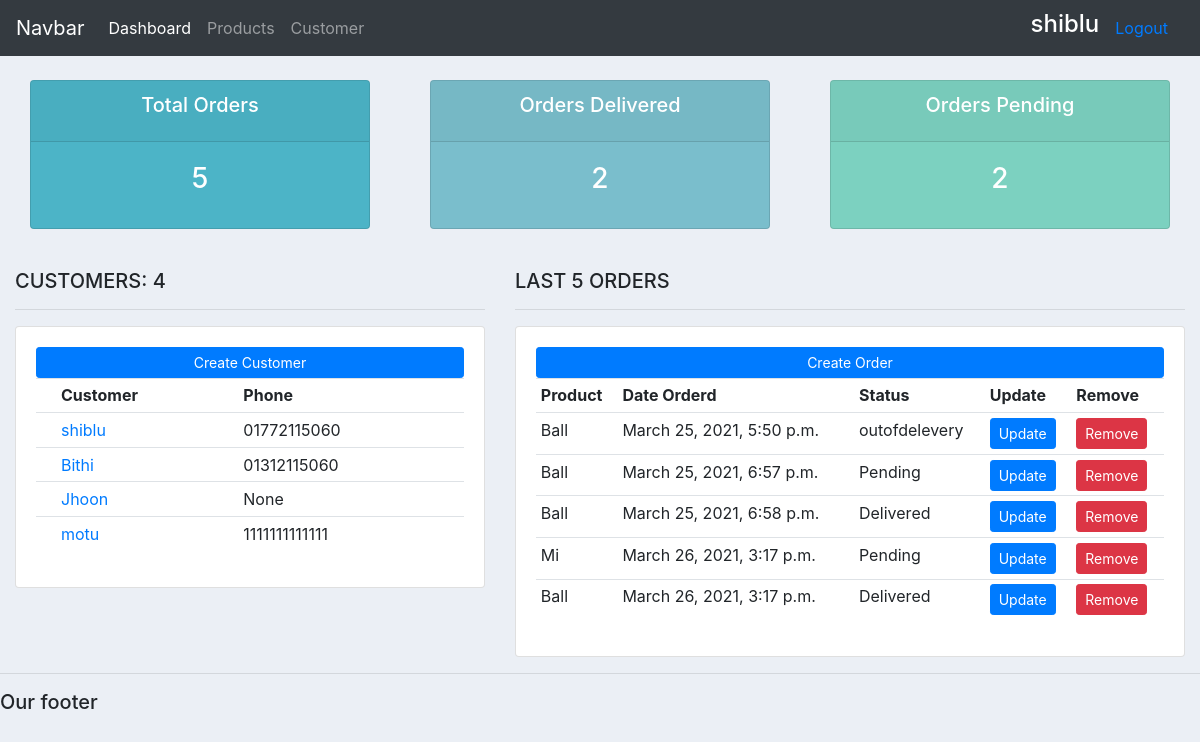
The app's page / (signed in) with its own data.
### accounts/models.py (models this page shows, shortened)
class Customer(models.Model):
    user = models.OneToOneField(User,null=True,on_delete=models.CASCADE)
    name = models.CharField(max_length=100,null=True,blank=True)
    phone = models.CharField(max_length=20,null=True,blank=True)
    email = models.CharField(max_length=50,null=True,blank=True)
    created_time = models.DateTimeField(auto_now_add=True)
    profile_pic = models.ImageField(default='download.png',null=True,blank=True)

class Order(models.Model):
    STATUS = (
        ('Pending','Pending'),
        ('outofdelevery','Out_of_Delevery'),
        ('Delivered','Delivered'),
    )
    customer = models.ForeignKey(Customer,null=True,on_delete=models.CASCADE)
    product = models.ForeignKey(Products,null=True,on_delete=models.CASCADE)
    status = models.CharField(max_length=30,null=True,choices=STATUS)
    date = models.DateTimeField(auto_now_add=True)

class Products(models.Model):
    CATEGORY = (
        ('phone','Phone'),
        ('sports','Sports'),
    )
    name = models.CharField(max_length=50,null=True,blank=True)
    price = models.FloatField(null=True)
    categori = models.CharField(max_length=20,choices=CATEGORY)
    created_time = models.DateTimeField(auto_now_add=True)
    discription = models.CharField(max_length=200,null=True)
    def __str__(self):
        return self.name

### accounts/decorator.py (the view)
	def wrapper_function(request, *args, **kwargs):
		group = None
		if request.user.groups.exists():
			group = request.user.groups.all()[0].name
		if group == 'customers':
			return redirect('user')
		if group == 'admin':
			return view_func(request, *args, **kwargs)

### accounts/decorator.py (called while the page is built)
def admin_only(view_func):
	def wrapper_function(request, *args, **kwargs):
		group = None
		if request.user.groups.exists():
			group = request.user.groups.all()[0].name
		if group == 'customers':
			return redirect('user')
		if group == 'admin':
			return view_func(request, *args, **kwargs)
	return wrapper_function

### accounts/views.py (called while the page is built)
@login_required(login_url='login')
@admin_only
def home(request):
    customer = Customer.objects.all()
    order = Order.objects.all()
    total_order = order.count()
    total_customer = customer.count()
    pending = order.filter(status='Pending').count()
    delevered = order.filter(status= 'Delivered').count()
    context = {
        'customers':customer,
        'orders':order,
        'c_order':total_order,
        'ing':pending,
        'delevered':delevered,
        'total_customer':total_customer,
    }
    return render(request,'deshbord.html',context)

### Templates/deshbord.html
{%  extends 'main.html' %}
{% block content %}
{%  include 'status.html' %}
<br>
<div class="row">
	<div class="col-md-5">
		<h5>CUSTOMERS: {{total_customer}}</h5>
		<hr>
		<div class="card card-body">
			<a class="btn btn-primary  btn-sm btn-block" href="">Create Customer</a>
			<table class="table table-sm">
				<tr>
					<th></th>
					<th>Customer</th>
					<th>Phone</th>
				</tr>
				{% for customer in customers %}
				<tr>
					<td></td>
					<td><a href="{% url 'customer' customer.id %}">{{customer.name}}</a></td>
					<td>{{customer.phone}} </td>
				</tr>
				{%endfor%}
			</table>
		</div>
	</div>
	<div class="col-md-7">
		<h5>LAST 5 ORDERS</h5>
		<hr>
		<div class="card card-body">
			<a class="btn btn-primary  btn-sm btn-block" href="{% url 'create_order' %}">Create Order</a>
			<table class="table table-sm">
				<tr>
					<th>Product</th>
					<th>Date Orderd</th>
					<th>Status</th>
					<th>Update</th>
					<th>Remove</th>
				</tr>
				{% for order in orders %}
				<tr>
					<td>{{order.product}}</td>
					<td>{{order.date}}</td>
					<td>{{order.status}}</td>
					<td><a class='btn btn-primary btn-sm' href="{% url 'update_order' order.id%}">Update</a></td>
					<td><a class='btn btn-danger btn-sm' href="{% url 'update_remove' order.id%}">Remove</a></td>
				</tr>
				{% endfor %}
			</table>
		</div>
	</div>
</div>
{% endblock %}

### Templates/main.html (shortened to what this page needs)
<!DOCTYPE html>
<html>
<head>
	<link rel="stylesheet" href="https://stackpath.bootstrapcdn.com/bootstrap/4.3.1/css/bootstrap.min.css">
</head>
<body>
	{%  include 'navbar.html' %}
	<div class="container-fluid">
	{% block content %}
	{% endblock %}
    </div>
	<hr>
	<h5>Our footer</h5>
</body>
</html>

### Templates/navbar.html (shortened to what this page needs)
<nav class="navbar navbar-expand-lg navbar-dark bg-dark">
  <a class="navbar-brand" href="#">Navbar</a>
  <div class="collapse navbar-collapse" id="navbarNav">
    <ul class="navbar-nav">
      {% if request.user.is_staff %}
      <li class="nav-item active">
        <a class="nav-link" href="{% url 'home'%}">Dashboard</a>
      </li>
      <li class="nav-item">
        <a class="nav-link" href="{% url 'products'%}">Products</a>
      </li>
      <li class="nav-item">
        <a class="nav-link" href="">Customer</a>
      </li>
      {% endif %}
    </ul>
  </div>
        <a href="{% url 'account_setting'%}"><h4 style="color : white">{{request.user}}</h4></a>
        <a class="nav-link" href="{% url 'logout'%}">Logout</a>
</nav>

### Templates/status.html
<br>
<div class="row">
	<div class="col">
		<div class="col-md">
			<div class="card text-center text-white  mb-3" id="total-orders">
			  	<div class="card-header">
			  		<h5 class="card-title">Total Orders</h5>
			  	</div>
			  	<div class="card-body">
			    	<h3 class="card-title">{{c_order}}</h3>
			  	</div>
			</div>
		</div>
	</div>
	<div class="col">
		<div class="col-md">
			<div class="card text-center text-white  mb-3" id="orders-delivered">
			  	<div class="card-header">
			  		<h5 class="card-title">Orders Delivered</h5>
			  	</div>
			  	<div class="card-body">
			    	<h3 class="card-title">{{delevered}}</h3>
			  	</div>
			</div>
		</div>
	</div>
	<div class="col">
		<div class="col-md">
			<div class="card text-center text-white  mb-3" id="orders-pending">
			  	<div class="card-header">
			  		<h5 class="card-title">Orders Pending</h5>
			  	</div>
			  	<div class="card-body">
			    	<h3 class="card-title">{{ing}}</h3>
			  	</div>
			</div>
		</div>
	</div>
</div>

### Templates/main.html (style rules this page uses)
body { background-color: #ebeff5; }
#total-orders { background-color: #4cb4c7; }
#orders-delivered { background-color: #7abecc; }
#orders-pending { background-color: #7CD1C0; }

### records on screen
Customer: name "shiblu", phone "01772115060"
Customer: name "Bithi", phone "01312115060"
Customer: name "Jhoon", phone "None"
Customer: name "motu", phone "1111111111111"
Order: product "Ball", date "March 25, 2021, 5:50 p.m.", status "outofdelevery"
Order: product "Ball", date "March 25, 2021, 6:57 p.m.", status "Pending"
Order: product "Ball", date "March 25, 2021, 6:58 p.m.", status "Delivered"
Order: product "Mi", date "March 26, 2021, 3:17 p.m.", status "Pending"
Order: product "Ball", date "March 26, 2021, 3:17 p.m.", status "Delivered"

### other values on screen
{{ request.user }} "shiblu"
{{ c_order }} "5"
{{ delevered }} "2"
{{ ing }} "2"
{{ total_customer }} "4"
